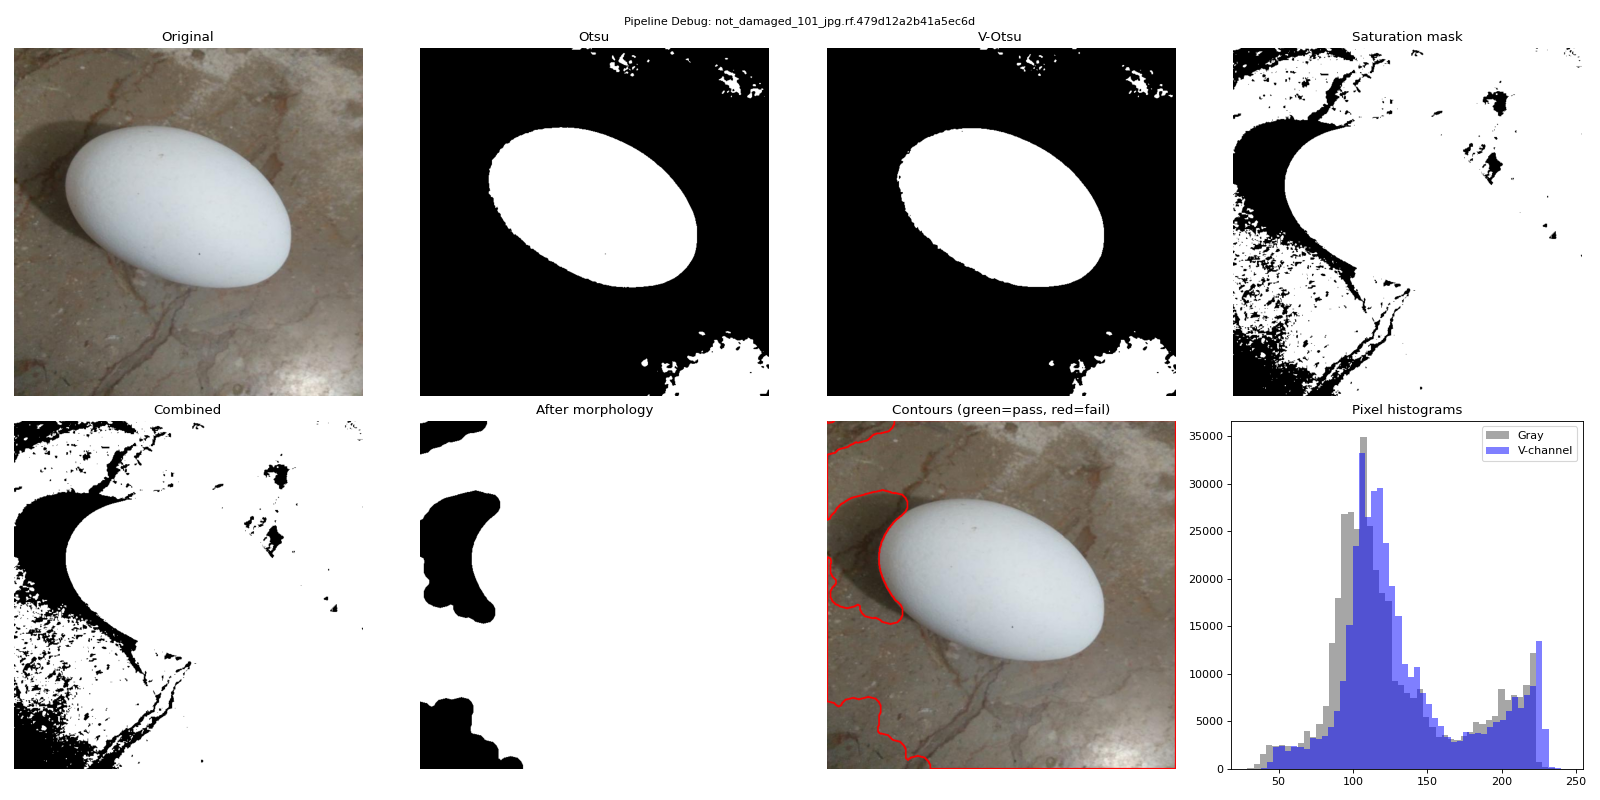

This chart was generated by the following Python code:
"""Debug pipeline stages to diagnose zero-egg detection failure."""
import sys
sys.path.insert(0, '.')
import cv2
import numpy as np
import matplotlib
matplotlib.use('Agg')
import matplotlib.pyplot as plt
from pathlib import Path

# Test on first image that gives 0 eggs
img_path = Path('data/dev/not_damaged_101_jpg.rf.479d12a2b41a5ec6d718dcdabd14b0c9.jpg')
img_bgr = cv2.imread(str(img_path))
h, w = img_bgr.shape[:2]
gray = cv2.cvtColor(img_bgr, cv2.COLOR_BGR2GRAY)
hsv = cv2.cvtColor(img_bgr, cv2.COLOR_BGR2HSV)

blurred_gray = cv2.GaussianBlur(gray, (5,5), 0)

# 1. Otsu
_, otsu = cv2.threshold(blurred_gray, 0, 255, cv2.THRESH_BINARY + cv2.THRESH_OTSU)
if np.mean(otsu > 0) > 0.65:
    otsu = cv2.bitwise_not(otsu)

# 2. Value Otsu
v = hsv[:,:,2]
bv = cv2.GaussianBlur(v, (5,5), 0)
_, v_otsu = cv2.threshold(bv, 0, 255, cv2.THRESH_BINARY + cv2.THRESH_OTSU)
if np.mean(v_otsu > 0) > 0.65:
    v_otsu = cv2.bitwise_not(v_otsu)

# 3. Saturation mask (low-sat = eggs)
s = hsv[:,:,1]
sat_mask = cv2.inRange(s, 0, 80)
bright_mask = cv2.inRange(v, 100, 255)
sat_egg = cv2.bitwise_and(sat_mask, bright_mask)

# 4. Combined
combined = cv2.bitwise_or(otsu, cv2.bitwise_or(v_otsu, sat_egg))

# 5. After morphological cleaning
k_open = cv2.getStructuringElement(cv2.MORPH_ELLIPSE, (5,5))
k_close = cv2.getStructuringElement(cv2.MORPH_ELLIPSE, (15,15))
cleaned = cv2.morphologyEx(combined, cv2.MORPH_OPEN, k_open, iterations=2)
cleaned = cv2.morphologyEx(cleaned, cv2.MORPH_CLOSE, k_close, iterations=3)

# 6. Contours on cleaned
contours, _ = cv2.findContours(cleaned, cv2.RETR_EXTERNAL, cv2.CHAIN_APPROX_SIMPLE)
contour_img = cv2.cvtColor(img_bgr, cv2.COLOR_BGR2RGB).copy()
for c in contours:
    area = cv2.contourArea(c)
    perimeter = cv2.arcLength(c, True)
    circ = (4*np.pi*area/perimeter**2) if perimeter > 0 else 0
    hull = cv2.convexHull(c)
    hull_area = cv2.contourArea(hull)
    solid = area/hull_area if hull_area > 0 else 0
    x,y,cw,ch = cv2.boundingRect(c)
    ar = cw/ch if ch > 0 else 0
    color_ok = (0, 255, 0) if (2000 <= area <= 250000 and circ >= 0.25 and solid >= 0.65 and 0.4 <= ar <= 2.5) else (255, 0, 0)
    cv2.drawContours(contour_img, [c], -1, color_ok, 2)
    cv2.putText(contour_img, f'A:{area:.0f} C:{circ:.2f} S:{solid:.2f}', (x, y-5), 
                cv2.FONT_HERSHEY_SIMPLEX, 0.4, color_ok, 1)

fig, axes = plt.subplots(2, 4, figsize=(20, 10))
axes[0][0].imshow(cv2.cvtColor(img_bgr, cv2.COLOR_BGR2RGB))
axes[0][0].set_title('Original')
axes[0][1].imshow(otsu, cmap='gray')
axes[0][1].set_title('Otsu')
axes[0][2].imshow(v_otsu, cmap='gray')
axes[0][2].set_title('V-Otsu')
axes[0][3].imshow(sat_egg, cmap='gray')
axes[0][3].set_title('Saturation mask')
axes[1][0].imshow(combined, cmap='gray')
axes[1][0].set_title('Combined')
axes[1][1].imshow(cleaned, cmap='gray')
axes[1][1].set_title('After morphology')
axes[1][2].imshow(contour_img)
axes[1][2].set_title('Contours (green=pass, red=fail)')
# Also show channel histograms
axes[1][3].hist(gray.ravel(), bins=50, color='gray', alpha=0.7, label='Gray')
axes[1][3].hist(v.ravel(), bins=50, color='blue', alpha=0.5, label='V-channel')
axes[1][3].legend(); axes[1][3].set_title('Pixel histograms')
for ax in axes.flat:
    ax.axis('off') if ax != axes[1][3] else None
plt.suptitle(f'Pipeline Debug: {img_path.name[:40]}', fontsize=10)
plt.tight_layout()
plt.savefig('task2_classical_segmentation/experiments/results/pipeline_debug.png', dpi=80)
plt.close()
print('Saved pipeline_debug.png')
print(f'Contours found: {len(contours)}')
for c in contours:
    area = cv2.contourArea(c)
    perimeter = cv2.arcLength(c, True)
    circ = (4*np.pi*area/perimeter**2) if perimeter > 0 else 0
    x,y,cw,ch = cv2.boundingRect(c)
    ar = cw/ch if ch > 0 else 0
    hull_area = cv2.contourArea(cv2.convexHull(c))
    solid = area/hull_area if hull_area > 0 else 0
    print(f'  area={area:.0f} circ={circ:.3f} solid={solid:.3f} ar={ar:.2f}')
